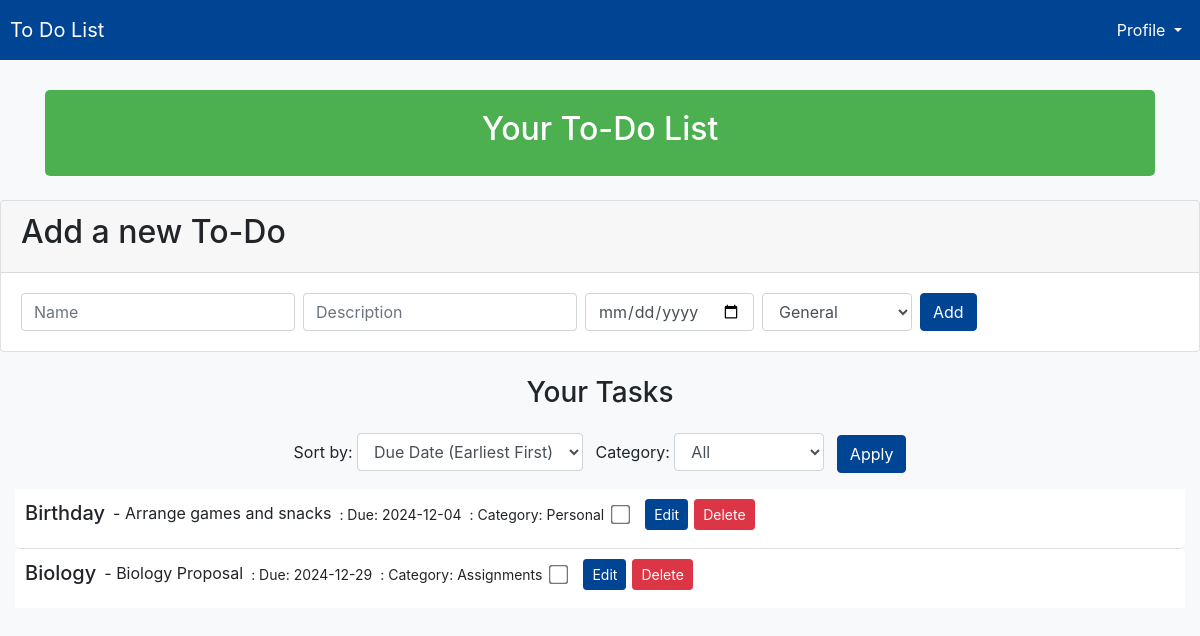
The page /dashboard (signed in) on the database as committed earlier.
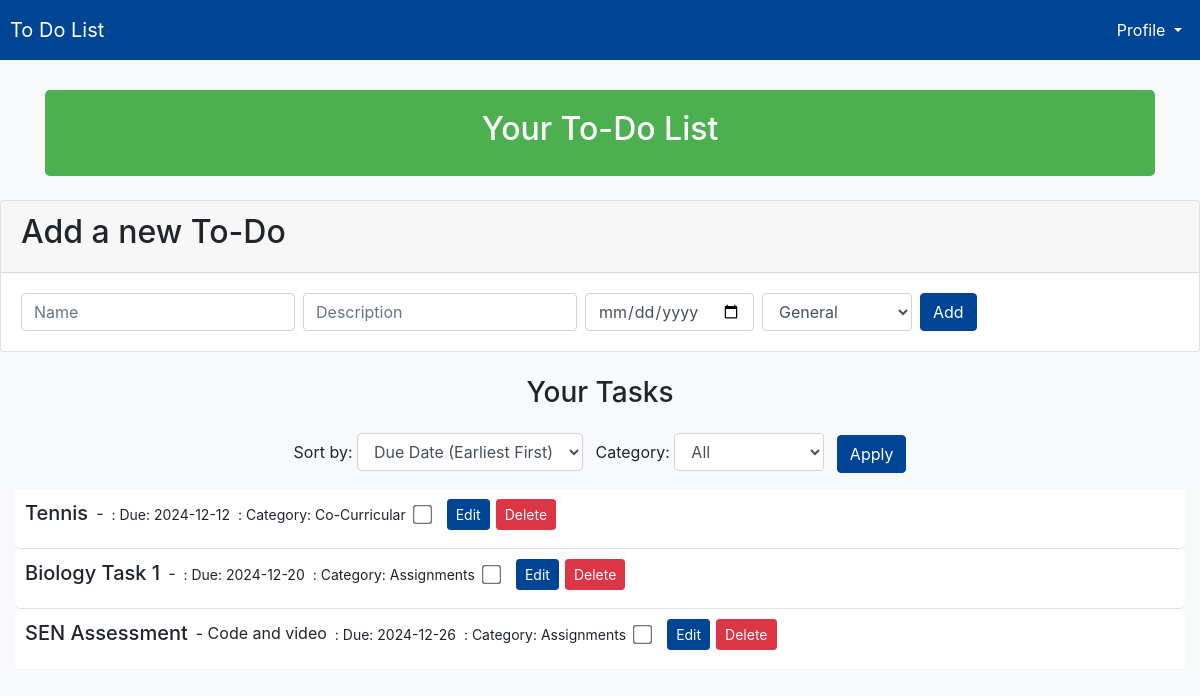
The same page on the database as committed later.
### tables this page shows
CREATE TABLE todos (id INTEGER PRIMARY KEY, user_id INTEGER, name TEXT, description TEXT, completed BOOLEAN, due_date TEXT, category TEXT, FOREIGN KEY(user_id) REFERENCES users(id));

### app.py (the view)
@app.route('/dashboard')
def dashboard():
    if 'user_id' not in session:
        flash('You need to login first', 'warning')
        return redirect(url_for('login'))
    sort_by = request.args.get('sort_by', 'due_date_asc')
    filter_by_category = request.args.get('filter_by_category', 'all')
    sort_options = {
        'due_date_asc': 'due_date ASC',
        'due_date_desc': 'due_date DESC',
        'name_asc': 'name ASC',
        'name_desc': 'name DESC',
        'completed': 'completed ASC'
    }
    sort_query = sort_options.get(sort_by, 'due_date ASC')
    with engine.connect() as conn:
        if filter_by_category == 'all':
            todos = conn.execute(text(f"SELECT * FROM todos WHERE user_id = :user_id ORDER BY {sort_query}"), {'user_id': session['user_id']}).fetchall()
        else:
            todos = conn.execute(text(f"SELECT * FROM todos WHERE user_id = :user_id AND category = :category ORDER BY {sort_query}"), {'user_id': session['user_id'], 'category': filter_by_category}).fetchall()
    todos = [
        {
            **todo._asdict(),
            'due_date': datetime.strptime(todo.due_date, '%Y-%m-%d').date() if todo.due_date else None
        }
        for todo in todos
    ]
    current_date = datetime.now().date()
    return render_template('dashboard.html', todos=todos, user_id=session['user_id'], username=session['username'], current_date=current_date, sort_by=sort_by, filter_by_category=filter_by_category)

### templates/dashboard.html (shortened to what this page needs)
<!DOCTYPE html>
<html lang="en">
<head>
    <link href="https://stackpath.bootstrapcdn.com/bootstrap/4.5.2/css/bootstrap.min.css" rel="stylesheet">
</head>
<body>
    <nav class="navbar navbar-expand-lg navbar-light fixed-top" style="background-color: #004494; padding: 10px;">
        <a class="navbar-brand" href="#" style="color: white;">To Do List</a>
        <div class="collapse navbar-collapse">
            <ul class="navbar-nav ml-auto">
                <li class="nav-item dropdown">
                    <a class="nav-link dropdown-toggle" href="#" id="profileDropdown" role="button" data-toggle="dropdown" aria-haspopup="true" aria-expanded="false" style="color: white;">
                        Profile
                    </a>
                </li>
            </ul>
        </div>
    </nav>
    <div class="container text-center">
        <div id="top">
            <h2>Your To-Do List</h2>
        </div>
    </div>
    <div class="card mt-4">
        <div class="card-header">
            <h2>Add a new To-Do</h2>
        </div>
        <div class="card-body">
            <form action="{{ url_for('add_todo') }}" method="post" class="form-inline">
                <div class="form-group">
                    <input type="text" name="name" placeholder="Name" class="form-control mr-2" required>
                    <input type="text" name="description" placeholder="Description" class="form-control mr-2">
                    <input type="date" name="due_date" class="form-control mr-2" required>
                    <select name="category" class="form-control mr-2">
                        <option value="General">General</option>
                    </select>
                    <button type="submit" class="btn btn-primary">Add</button>
                </div>
            </form>
        </div>
    </div>
    <div class="container text-center mt-4">
        <h3>Your Tasks</h3>
    </div>
    <div class="container text-center mt-4">
        <form method="get" action="{{ url_for('dashboard') }}">
            <div class="form-group">
                <label for="sort_by">Sort by:</label>
                <select name="sort_by" id="sort_by" class="form-control" style="width: auto; display: inline-block;">
                    <option value="due_date_asc" {% if sort_by == 'due_date_asc' %}selected{% endif %}>Due Date (Earliest First)</option>
                </select>
                <label for="filter_by_category" class="ml-2">Category:</label>
                <select name="filter_by_category" id="filter_by_category" class="form-control" style="width: auto; display: inline-block;">
                    <option value="all" {% if filter_by_category == 'all' %}selected{% endif %}>All</option>
                </select>
                <button type="submit" class="btn btn-primary ml-2">Apply</button>
            </div>
        </form>
    </div>
    <ul class="list-group list-group-flush">
        {% if todos %}
            {% for todo in todos %}
                <li class="list-group-item todo-item">
                    <div class="d-flex justify-content-between align-items-center mb-2">
                        <div>
                            <h5 class="mb-1 {% if todo.completed %}completed-title{% endif %}" style="font-size: 1.25rem;">{{ todo.name }}</h5>
                            <p class="mb-1 ml-2" style="line-height: 1.5; font-size: 1rem;"> - {{ todo.description }}</p>
                            <small class="ml-2" style="font-size: 0.875rem;"> : Due: {% if todo.due_date %}{{ todo.due_date }}{% else %}No due date{% endif %}</small>
                            <small class="ml-2" style="font-size: 0.875rem;">: Category: {{ todo.category }}</small>
                        </div>
                        <div class="d-flex align-items-center" style="gap: 2px;">
                            <form action="{{ url_for('complete_todo', todo_id=todo.id) }}" method="post" class="mr-1">
                                <input type="checkbox" name="completed" style="transform: scale(1.5);" onchange="this.form.submit()" {% if todo.completed %}checked{% endif %}>
                            </form>
                            <button class="btn btn-secondary btn-sm" onclick="toggleEditForm('{{ todo.id }}')">Edit</button>
                            <form action="{{ url_for('delete_todo', todo_id=todo.id) }}" method="post">
                                <button type="submit" class="btn btn-danger btn-sm">Delete</button>
                            </form>
                        </div>
                    </div>
                </li>
            {% endfor %}
        {% else %}
            <li class="list-group-item text-center">There are no tasks right now.</li>
        {% endif %}
    </ul>
</body>
</html>

### templates/dashboard.html (style rules this page uses)
body { background-color: #f8f9fa; padding-top: 70px; }
.container { margin-top: 20px; }
.todo-item { display: flex; justify-content: space-between; align-items: center; padding: 10px; border: 1px solid #dee2e6; border-radius: 5px; margin-bottom: 10px; }
.todo-item form { margin: 0; display: flex; align-items: center; }
.todo-item button { margin-left: 4px; }
.todo-item div { display: flex; align-items: center; }
.todo-item input[type="checkbox"] { margin-right: 8px; }
#top { text-align: center; background-color: #4CAF50; padding: 20px; color: white; border-radius: 5px; margin-top: 20px; }
.btn-primary { background-color: #004494; border-color: #004494; }
.btn-secondary { background-color: #004494; border-color: #004494; }
.d-flex { justify-content: center; gap: 10px; }
.card { margin-bottom: 20px; }
.list-group-item { margin: 0 15px; }

Rows that differ between the two databases and show on the page:
removed todos: name "Birthday", description "Arrange games and snacks", due_date "2024-12-04", category "Personal"
removed todos: name "Biology", description "Biology Proposal", due_date "2024-12-29", category "Assignments"
added todos: name "Tennis", due_date "2024-12-12", category "Co-Curricular"
added todos: name "Biology Task 1", due_date "2024-12-20", category "Assignments"
added todos: name "SEN Assessment", description "Code and video", due_date "2024-12-26", category "Assignments"
